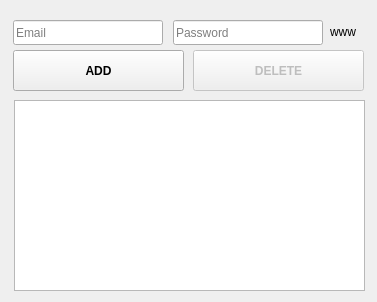
<?xml version="1.0" encoding="UTF-8"?>
<ui version="4.0">
 <class>Form</class>
 <widget class="QWidget" name="Form">
  <property name="geometry">
   <rect>
    <x>0</x>
    <y>0</y>
    <width>377</width>
    <height>302</height>
   </rect>
  </property>
  <property name="minimumSize">
   <size>
    <width>377</width>
    <height>302</height>
   </size>
  </property>
  <property name="maximumSize">
   <size>
    <width>377</width>
    <height>302</height>
   </size>
  </property>
  <property name="windowTitle">
   <string>Form</string>
  </property>
  <widget class="QLineEdit" name="le_password">
   <property name="geometry">
    <rect>
     <x>173</x>
     <y>20</y>
     <width>150</width>
     <height>25</height>
    </rect>
   </property>
   <property name="text">
    <string/>
   </property>
   <property name="echoMode">
    <enum>QLineEdit::Password</enum>
   </property>
   <property name="placeholderText">
    <string>Password</string>
   </property>
  </widget>
  <widget class="QLineEdit" name="le_username">
   <property name="geometry">
    <rect>
     <x>13</x>
     <y>20</y>
     <width>150</width>
     <height>25</height>
    </rect>
   </property>
   <property name="text">
    <string/>
   </property>
   <property name="echoMode">
    <enum>QLineEdit::Normal</enum>
   </property>
   <property name="placeholderText">
    <string>Email</string>
   </property>
  </widget>
  <widget class="QPushButton" name="pb_add_cred">
   <property name="geometry">
    <rect>
     <x>13</x>
     <y>50</y>
     <width>171</width>
     <height>41</height>
    </rect>
   </property>
   <property name="font">
    <font>
     <weight>75</weight>
     <bold>true</bold>
    </font>
   </property>
   <property name="text">
    <string>ADD</string>
   </property>
  </widget>
  <widget class="QListWidget" name="lw_creds">
   <property name="geometry">
    <rect>
     <x>14</x>
     <y>100</y>
     <width>351</width>
     <height>191</height>
    </rect>
   </property>
  </widget>
  <widget class="QPushButton" name="pb_delete_cred">
   <property name="enabled">
    <bool>false</bool>
   </property>
   <property name="geometry">
    <rect>
     <x>193</x>
     <y>50</y>
     <width>171</width>
     <height>41</height>
    </rect>
   </property>
   <property name="font">
    <font>
     <weight>75</weight>
     <bold>true</bold>
    </font>
   </property>
   <property name="text">
    <string>DELETE</string>
   </property>
  </widget>
  <widget class="QLabel" name="lbl_img">
   <property name="geometry">
    <rect>
     <x>330</x>
     <y>18</y>
     <width>28</width>
     <height>28</height>
    </rect>
   </property>
   <property name="text">
    <string>www</string>
   </property>
  </widget>
 </widget>
 <tabstops>
  <tabstop>le_username</tabstop>
  <tabstop>le_password</tabstop>
  <tabstop>pb_add_cred</tabstop>
  <tabstop>pb_delete_cred</tabstop>
  <tabstop>lw_creds</tabstop>
 </tabstops>
 <resources/>
 <connections/>
</ui>
